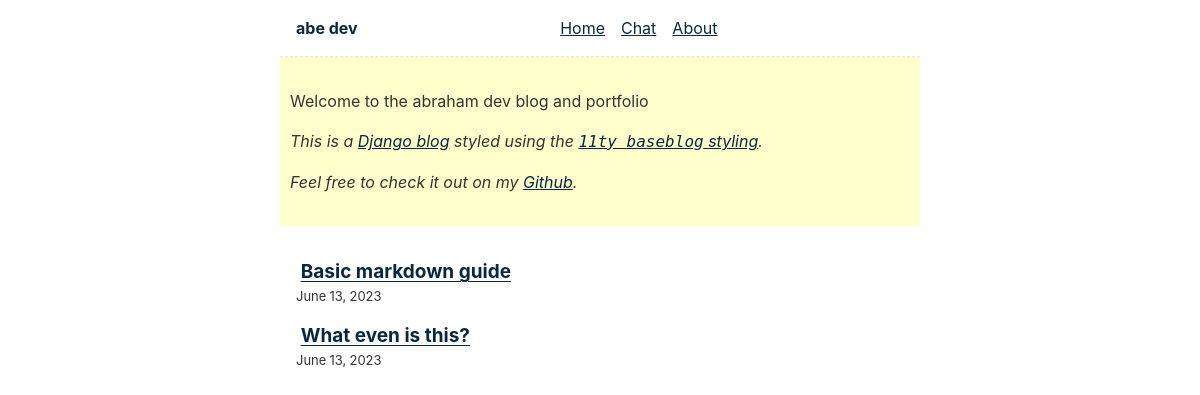
Before: / with the older database file.
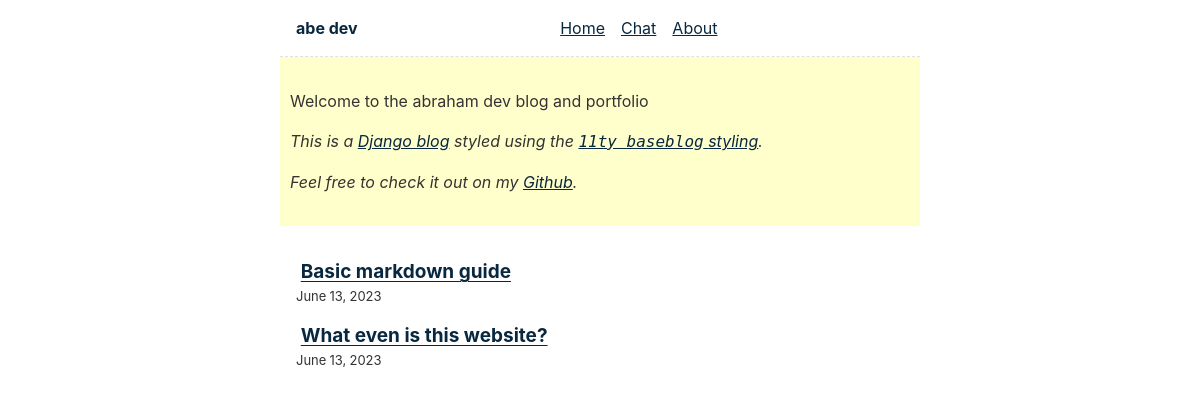
After: the same page with the newer database file.
### blog/models.py (models this page shows)
class Post(models.Model):
    title = models.CharField(max_length=255)
    slug = models.SlugField()
    intro = models.TextField()
    body = MarkdownxField()
    created_at = models.DateTimeField(auto_now_add=True)
    class Meta:
        ordering = ('-created_at',)

### blog/views.py (the view)
# urls.py: 2. Add a URL to urlpatterns:  path('', views.home, name='home')
def home(request):
    posts = Post.objects.all()
    return render(request, "blog/home.html", {'posts' : posts})

### blog/templates/blog/home.html (shortened to what this page needs)
{% extends 'blog/base.html' %}
{% block content %}
    <ul class="postlist">
        {% for posts in posts %}
            <li class="postlist-item">
                <a href="/{{ posts.slug }}/" class="postlist-link">{{posts.title}}</a>
                <time class="postlist-date">{{ posts.created_at|date }}</time>
            </li>
        {% endfor %}
    </ul>
{% endblock %}

Changed rows visible on the page:
changed Post: title "What even is this?" → "What even is this website?"
